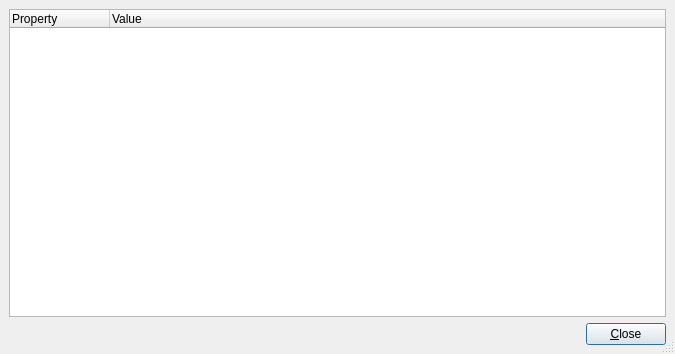
<ui version="4.0" >
 <author></author>
 <comment></comment>
 <exportmacro></exportmacro>
 <class>DocInfoDialogBase</class>
 <widget class="QDialog" name="DocInfoDialogBase" >
  <property name="geometry" >
   <rect>
    <x>0</x>
    <y>0</y>
    <width>675</width>
    <height>354</height>
   </rect>
  </property>
  <property name="focusPolicy" >
   <enum>Qt::NoFocus</enum>
  </property>
  <property name="windowTitle" >
   <string>Document Properties</string>
  </property>
  <property name="sizeGripEnabled" >
   <bool>true</bool>
  </property>
  <layout class="QGridLayout" >
   <property name="margin" >
    <number>9</number>
   </property>
   <property name="spacing" >
    <number>6</number>
   </property>
   <item row="0" column="0" >
    <widget class="QTreeWidget" name="infoListView_" >
     <property name="contextMenuPolicy" >
      <enum>Qt::CustomContextMenu</enum>
     </property>
     <column>
      <property name="text" >
       <string>Property</string>
      </property>
     </column>
     <column>
      <property name="text" >
       <string>Value</string>
      </property>
     </column>
    </widget>
   </item>
   <item row="1" column="0" >
    <layout class="QHBoxLayout" >
     <property name="margin" >
      <number>0</number>
     </property>
     <property name="spacing" >
      <number>6</number>
     </property>
     <item>
      <spacer>
       <property name="orientation" >
        <enum>Qt::Horizontal</enum>
       </property>
       <property name="sizeType" >
        <enum>QSizePolicy::Expanding</enum>
       </property>
       <property name="sizeHint" >
        <size>
         <width>340</width>
         <height>20</height>
        </size>
       </property>
      </spacer>
     </item>
     <item>
      <widget class="QPushButton" name="buttonCancel_" >
       <property name="text" >
        <string>&amp;Close</string>
       </property>
       <property name="shortcut" >
        <string>Alt+C</string>
       </property>
       <property name="autoDefault" >
        <bool>true</bool>
       </property>
      </widget>
     </item>
    </layout>
   </item>
  </layout>
 </widget>
 <layoutdefault spacing="6" margin="11" />
 <pixmapfunction>qPixmapFromMimeSource</pixmapfunction>
 <tabstops>
  <tabstop>buttonCancel_</tabstop>
 </tabstops>
 <resources/>
 <connections>
  <connection>
   <sender>buttonCancel_</sender>
   <signal>clicked()</signal>
   <receiver>DocInfoDialogBase</receiver>
   <slot>reject()</slot>
   <hints>
    <hint type="sourcelabel" >
     <x>20</x>
     <y>20</y>
    </hint>
    <hint type="destinationlabel" >
     <x>20</x>
     <y>20</y>
    </hint>
   </hints>
  </connection>
 </connections>
</ui>
